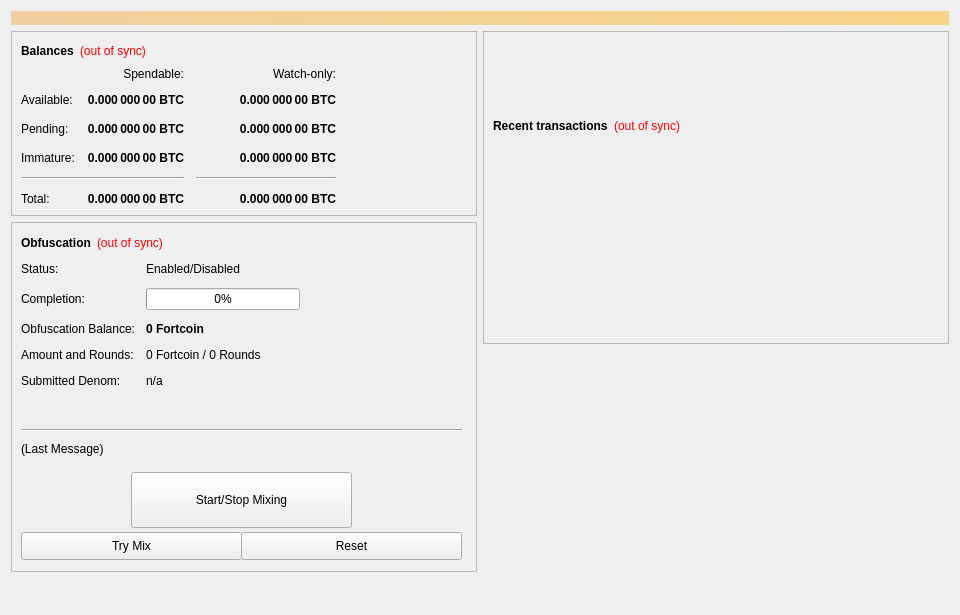
<?xml version="1.0" encoding="UTF-8"?>
<ui version="4.0">
 <class>OverviewPage</class>
 <widget class="QWidget" name="OverviewPage">
  <property name="geometry">
   <rect>
    <x>0</x>
    <y>0</y>
    <width>960</width>
    <height>615</height>
   </rect>
  </property>
  <property name="minimumSize">
   <size>
    <width>960</width>
    <height>0</height>
   </size>
  </property>
  <property name="windowTitle">
   <string>Form</string>
  </property>
  <layout class="QVBoxLayout" name="topLayout">
   <item>
    <widget class="QLabel" name="labelAlerts">
     <property name="visible">
      <bool>false</bool>
     </property>
     <property name="styleSheet">
      <string notr="true">background-color: qlineargradient(x1: 0, y1: 0, x2: 1, y2: 0, stop:0 #F0D0A0, stop:1 #F8D488); color:#000000;</string>
     </property>
     <property name="wordWrap">
      <bool>true</bool>
     </property>
     <property name="margin">
      <number>3</number>
     </property>
    </widget>
   </item>
   <item>
    <layout class="QHBoxLayout" name="horizontalLayout" stretch="1,1">
     <item>
      <layout class="QVBoxLayout" name="verticalLayout_2">
       <item>
        <widget class="QFrame" name="frame">
         <property name="frameShape">
          <enum>QFrame::StyledPanel</enum>
         </property>
         <property name="frameShadow">
          <enum>QFrame::Raised</enum>
         </property>
         <layout class="QVBoxLayout" name="verticalLayout_4">
          <item>
           <layout class="QHBoxLayout" name="horizontalLayout_4">
            <item>
             <widget class="QLabel" name="label_5">
              <property name="font">
               <font>
                <weight>75</weight>
                <bold>true</bold>
               </font>
              </property>
              <property name="text">
               <string>Balances</string>
              </property>
             </widget>
            </item>
            <item>
             <widget class="QLabel" name="labelWalletStatus">
              <property name="cursor">
               <cursorShape>WhatsThisCursor</cursorShape>
              </property>
              <property name="toolTip">
               <string>The displayed information may be out of date. Your wallet automatically synchronizes with the FORT network after a connection is established, but this process has not completed yet.</string>
              </property>
              <property name="styleSheet">
               <string notr="true">QLabel { color: red; }</string>
              </property>
              <property name="text">
               <string notr="true">(out of sync)</string>
              </property>
              <property name="alignment">
               <set>Qt::AlignLeading|Qt::AlignLeft|Qt::AlignVCenter</set>
              </property>
             </widget>
            </item>
            <item>
             <spacer name="horizontalSpacer_3">
              <property name="orientation">
               <enum>Qt::Horizontal</enum>
              </property>
              <property name="sizeHint" stdset="0">
               <size>
                <width>40</width>
                <height>20</height>
               </size>
              </property>
             </spacer>
            </item>
           </layout>
          </item>
          <item>
           <layout class="QGridLayout" name="gridLayout">
            <property name="spacing">
             <number>12</number>
            </property>
            <item row="2" column="2">
             <widget class="QLabel" name="labelWatchPending">
              <property name="font">
               <font>
                <weight>75</weight>
                <bold>true</bold>
               </font>
              </property>
              <property name="cursor">
               <cursorShape>IBeamCursor</cursorShape>
              </property>
              <property name="toolTip">
               <string>Unconfirmed transactions to watch-only addresses</string>
              </property>
              <property name="text">
               <string notr="true">0.000 000 00 BTC</string>
              </property>
              <property name="alignment">
               <set>Qt::AlignRight|Qt::AlignTrailing|Qt::AlignVCenter</set>
              </property>
              <property name="textInteractionFlags">
               <set>Qt::LinksAccessibleByMouse|Qt::TextSelectableByKeyboard|Qt::TextSelectableByMouse</set>
              </property>
             </widget>
            </item>
            <item row="2" column="1">
             <widget class="QLabel" name="labelUnconfirmed">
              <property name="font">
               <font>
                <weight>75</weight>
                <bold>true</bold>
               </font>
              </property>
              <property name="cursor">
               <cursorShape>IBeamCursor</cursorShape>
              </property>
              <property name="toolTip">
               <string>Total of transactions that have yet to be confirmed, and do not yet count toward the spendable balance</string>
              </property>
              <property name="text">
               <string notr="true">0.000 000 00 BTC</string>
              </property>
              <property name="alignment">
               <set>Qt::AlignRight|Qt::AlignTrailing|Qt::AlignVCenter</set>
              </property>
              <property name="textInteractionFlags">
               <set>Qt::LinksAccessibleByMouse|Qt::TextSelectableByKeyboard|Qt::TextSelectableByMouse</set>
              </property>
             </widget>
            </item>
            <item row="3" column="2">
             <widget class="QLabel" name="labelWatchImmature">
              <property name="font">
               <font>
                <weight>75</weight>
                <bold>true</bold>
               </font>
              </property>
              <property name="cursor">
               <cursorShape>IBeamCursor</cursorShape>
              </property>
              <property name="toolTip">
               <string>Staked or masternode rewards in watch-only addresses that has not yet matured</string>
              </property>
              <property name="text">
               <string notr="true">0.000 000 00 BTC</string>
              </property>
              <property name="alignment">
               <set>Qt::AlignRight|Qt::AlignTrailing|Qt::AlignVCenter</set>
              </property>
              <property name="textInteractionFlags">
               <set>Qt::LinksAccessibleByMouse|Qt::TextSelectableByKeyboard|Qt::TextSelectableByMouse</set>
              </property>
             </widget>
            </item>
            <item row="4" column="0" colspan="2">
             <widget class="Line" name="lineSpendableBalance">
              <property name="orientation">
               <enum>Qt::Horizontal</enum>
              </property>
             </widget>
            </item>
            <item row="4" column="2">
             <widget class="Line" name="lineWatchBalance">
              <property name="sizePolicy">
               <sizepolicy hsizetype="Preferred" vsizetype="Fixed">
                <horstretch>0</horstretch>
                <verstretch>0</verstretch>
               </sizepolicy>
              </property>
              <property name="minimumSize">
               <size>
                <width>140</width>
                <height>0</height>
               </size>
              </property>
              <property name="orientation">
               <enum>Qt::Horizontal</enum>
              </property>
             </widget>
            </item>
            <item row="5" column="0">
             <widget class="QLabel" name="labelTotalText">
              <property name="text">
               <string>Total:</string>
              </property>
             </widget>
            </item>
            <item row="3" column="1">
             <widget class="QLabel" name="labelImmature">
              <property name="font">
               <font>
                <weight>75</weight>
                <bold>true</bold>
               </font>
              </property>
              <property name="cursor">
               <cursorShape>IBeamCursor</cursorShape>
              </property>
              <property name="toolTip">
               <string>Staked or masternode rewards that has not yet matured</string>
              </property>
              <property name="text">
               <string notr="true">0.000 000 00 BTC</string>
              </property>
              <property name="alignment">
               <set>Qt::AlignRight|Qt::AlignTrailing|Qt::AlignVCenter</set>
              </property>
              <property name="textInteractionFlags">
               <set>Qt::LinksAccessibleByMouse|Qt::TextSelectableByKeyboard|Qt::TextSelectableByMouse</set>
              </property>
             </widget>
            </item>
            <item row="2" column="3">
             <spacer name="horizontalSpacer_2">
              <property name="orientation">
               <enum>Qt::Horizontal</enum>
              </property>
              <property name="sizeHint" stdset="0">
               <size>
                <width>40</width>
                <height>20</height>
               </size>
              </property>
             </spacer>
            </item>
            <item row="3" column="0">
             <widget class="QLabel" name="labelImmatureText">
              <property name="text">
               <string>Immature:</string>
              </property>
             </widget>
            </item>
            <item row="5" column="1">
             <widget class="QLabel" name="labelTotal">
              <property name="font">
               <font>
                <weight>75</weight>
                <bold>true</bold>
               </font>
              </property>
              <property name="cursor">
               <cursorShape>IBeamCursor</cursorShape>
              </property>
              <property name="toolTip">
               <string>Your current total balance</string>
              </property>
              <property name="text">
               <string notr="true">0.000 000 00 BTC</string>
              </property>
              <property name="alignment">
               <set>Qt::AlignRight|Qt::AlignTrailing|Qt::AlignVCenter</set>
              </property>
              <property name="textInteractionFlags">
               <set>Qt::LinksAccessibleByMouse|Qt::TextSelectableByKeyboard|Qt::TextSelectableByMouse</set>
              </property>
             </widget>
            </item>
            <item row="5" column="2">
             <widget class="QLabel" name="labelWatchTotal">
              <property name="font">
               <font>
                <weight>75</weight>
                <bold>true</bold>
               </font>
              </property>
              <property name="cursor">
               <cursorShape>IBeamCursor</cursorShape>
              </property>
              <property name="toolTip">
               <string>Current total balance in watch-only addresses</string>
              </property>
              <property name="text">
               <string notr="true">0.000 000 00 BTC</string>
              </property>
              <property name="alignment">
               <set>Qt::AlignRight|Qt::AlignTrailing|Qt::AlignVCenter</set>
              </property>
              <property name="textInteractionFlags">
               <set>Qt::LinksAccessibleByMouse|Qt::TextSelectableByKeyboard|Qt::TextSelectableByMouse</set>
              </property>
             </widget>
            </item>
            <item row="0" column="2">
             <widget class="QLabel" name="labelWatchonly">
              <property name="text">
               <string>Watch-only:</string>
              </property>
              <property name="alignment">
               <set>Qt::AlignRight|Qt::AlignTrailing|Qt::AlignVCenter</set>
              </property>
             </widget>
            </item>
            <item row="1" column="0">
             <widget class="QLabel" name="labelBalanceText">
              <property name="text">
               <string>Available:</string>
              </property>
             </widget>
            </item>
            <item row="1" column="1">
             <widget class="QLabel" name="labelBalance">
              <property name="font">
               <font>
                <weight>75</weight>
                <bold>true</bold>
               </font>
              </property>
              <property name="cursor">
               <cursorShape>IBeamCursor</cursorShape>
              </property>
              <property name="toolTip">
               <string>Your current spendable balance</string>
              </property>
              <property name="text">
               <string notr="true">0.000 000 00 BTC</string>
              </property>
              <property name="alignment">
               <set>Qt::AlignRight|Qt::AlignTrailing|Qt::AlignVCenter</set>
              </property>
              <property name="textInteractionFlags">
               <set>Qt::LinksAccessibleByMouse|Qt::TextSelectableByKeyboard|Qt::TextSelectableByMouse</set>
              </property>
             </widget>
            </item>
            <item row="1" column="2">
             <widget class="QLabel" name="labelWatchAvailable">
              <property name="font">
               <font>
                <weight>75</weight>
                <bold>true</bold>
               </font>
              </property>
              <property name="cursor">
               <cursorShape>IBeamCursor</cursorShape>
              </property>
              <property name="toolTip">
               <string>Your current balance in watch-only addresses</string>
              </property>
              <property name="text">
               <string notr="true">0.000 000 00 BTC</string>
              </property>
              <property name="alignment">
               <set>Qt::AlignRight|Qt::AlignTrailing|Qt::AlignVCenter</set>
              </property>
              <property name="textInteractionFlags">
               <set>Qt::LinksAccessibleByMouse|Qt::TextSelectableByKeyboard|Qt::TextSelectableByMouse</set>
              </property>
             </widget>
            </item>
            <item row="2" column="0">
             <widget class="QLabel" name="labelPendingText">
              <property name="text">
               <string>Pending:</string>
              </property>
             </widget>
            </item>
            <item row="0" column="1">
             <widget class="QLabel" name="labelSpendable">
              <property name="text">
               <string>Spendable:</string>
              </property>
              <property name="alignment">
               <set>Qt::AlignRight|Qt::AlignTrailing|Qt::AlignVCenter</set>
              </property>
             </widget>
            </item>
           </layout>
          </item>
         </layout>
        </widget>
       </item>
       <item>
        <widget class="QFrame" name="frameObfuscation">
         <property name="minimumSize">
          <size>
           <width>0</width>
           <height>350</height>
          </size>
         </property>
         <property name="layoutDirection">
          <enum>Qt::LeftToRight</enum>
         </property>
         <property name="frameShape">
          <enum>QFrame::StyledPanel</enum>
         </property>
         <property name="frameShadow">
          <enum>QFrame::Raised</enum>
         </property>
         <widget class="QWidget" name="formLayoutWidget">
          <property name="geometry">
           <rect>
            <x>10</x>
            <y>40</y>
            <width>451</width>
            <height>161</height>
           </rect>
          </property>
          <layout class="QFormLayout" name="formLayout">
           <property name="fieldGrowthPolicy">
            <enum>QFormLayout::AllNonFixedFieldsGrow</enum>
           </property>
           <property name="horizontalSpacing">
            <number>11</number>
           </property>
           <property name="verticalSpacing">
            <number>12</number>
           </property>
           <item row="0" column="0">
            <widget class="QLabel" name="label_6">
             <property name="text">
              <string>Status:</string>
             </property>
            </widget>
           </item>
           <item row="1" column="0">
            <widget class="QLabel" name="label_7">
             <property name="text">
              <string>Completion:</string>
             </property>
            </widget>
           </item>
           <item row="1" column="1">
            <widget class="QProgressBar" name="obfuscationProgress">
             <property name="maximumSize">
              <size>
               <width>154</width>
               <height>16777215</height>
              </size>
             </property>
             <property name="value">
              <number>0</number>
             </property>
            </widget>
           </item>
           <item row="2" column="0">
            <widget class="QLabel" name="labelAnonymizedText">
             <property name="text">
              <string>Obfuscation Balance:</string>
             </property>
            </widget>
           </item>
           <item row="2" column="1">
            <widget class="QLabel" name="labelAnonymized">
             <property name="font">
              <font>
               <weight>75</weight>
               <bold>true</bold>
              </font>
             </property>
             <property name="text">
              <string notr="true">0 Fortcoin</string>
             </property>
            </widget>
           </item>
           <item row="3" column="0">
            <widget class="QLabel" name="label_8">
             <property name="text">
              <string>Amount and Rounds:</string>
             </property>
            </widget>
           </item>
           <item row="3" column="1">
            <widget class="QLabel" name="labelAmountRounds">
             <property name="text">
              <string>0 Fortcoin / 0 Rounds</string>
             </property>
            </widget>
           </item>
           <item row="4" column="0">
            <widget class="QLabel" name="label_9">
             <property name="text">
              <string>Submitted Denom:</string>
             </property>
            </widget>
           </item>
           <item row="4" column="1">
            <widget class="QLabel" name="labelSubmittedDenom">
             <property name="toolTip">
              <string>The denominations you submitted to the Masternode.&lt;br&gt;To mix, other users must submit the exact same denominations.</string>
             </property>
             <property name="text">
              <string>n/a</string>
             </property>
            </widget>
           </item>
           <item row="0" column="1">
            <widget class="QLabel" name="obfuscationEnabled">
             <property name="text">
              <string>Enabled/Disabled</string>
             </property>
            </widget>
           </item>
          </layout>
         </widget>
         <widget class="QPushButton" name="runAutoDenom">
          <property name="geometry">
           <rect>
            <x>251</x>
            <y>17</y>
            <width>1</width>
            <height>1</height>
           </rect>
          </property>
          <property name="palette">
           <palette>
            <active>
             <colorrole role="WindowText">
              <brush brushstyle="SolidPattern">
               <color alpha="255">
                <red>0</red>
                <green>0</green>
                <blue>0</blue>
               </color>
              </brush>
             </colorrole>
             <colorrole role="Button">
              <brush brushstyle="SolidPattern">
               <color alpha="255">
                <red>239</red>
                <green>238</green>
                <blue>238</blue>
               </color>
              </brush>
             </colorrole>
             <colorrole role="Light">
              <brush brushstyle="SolidPattern">
               <color alpha="255">
                <red>255</red>
                <green>255</green>
                <blue>255</blue>
               </color>
              </brush>
             </colorrole>
             <colorrole role="Midlight">
              <brush brushstyle="SolidPattern">
               <color alpha="255">
                <red>247</red>
                <green>246</green>
                <blue>246</blue>
               </color>
              </brush>
             </colorrole>
             <colorrole role="Dark">
              <brush brushstyle="SolidPattern">
               <color alpha="255">
                <red>119</red>
                <green>119</green>
                <blue>119</blue>
               </color>
              </brush>
             </colorrole>
             <colorrole role="Mid">
              <brush brushstyle="SolidPattern">
               <color alpha="255">
                <red>159</red>
                <green>159</green>
                <blue>159</blue>
               </color>
              </brush>
             </colorrole>
             <colorrole role="Text">
              <brush brushstyle="SolidPattern">
               <color alpha="255">
                <red>0</red>
                <green>0</green>
                <blue>0</blue>
               </color>
              </brush>
             </colorrole>
             <colorrole role="BrightText">
              <brush brushstyle="SolidPattern">
               <color alpha="255">
                <red>255</red>
                <green>255</green>
                <blue>255</blue>
               </color>
              </brush>
             </colorrole>
             <colorrole role="ButtonText">
              <brush brushstyle="SolidPattern">
               <color alpha="255">
                <red>0</red>
                <green>0</green>
                <blue>0</blue>
               </color>
              </brush>
             </colorrole>
             <colorrole role="Base">
              <brush brushstyle="SolidPattern">
               <color alpha="255">
                <red>255</red>
                <green>255</green>
                <blue>255</blue>
               </color>
              </brush>
             </colorrole>
             <colorrole role="Window">
              <brush brushstyle="SolidPattern">
               <color alpha="255">
                <red>239</red>
                <green>238</green>
                <blue>238</blue>
               </color>
              </brush>
             </colorrole>
             <colorrole role="Shadow">
              <brush brushstyle="SolidPattern">
               <color alpha="255">
                <red>0</red>
                <green>0</green>
                <blue>0</blue>
               </color>
              </brush>
             </colorrole>
             <colorrole role="AlternateBase">
              <brush brushstyle="SolidPattern">
               <color alpha="255">
                <red>247</red>
                <green>246</green>
                <blue>246</blue>
               </color>
              </brush>
             </colorrole>
             <colorrole role="ToolTipBase">
              <brush brushstyle="SolidPattern">
               <color alpha="255">
                <red>255</red>
                <green>255</green>
                <blue>220</blue>
               </color>
              </brush>
             </colorrole>
             <colorrole role="ToolTipText">
              <brush brushstyle="SolidPattern">
               <color alpha="255">
                <red>0</red>
                <green>0</green>
                <blue>0</blue>
               </color>
              </brush>
             </colorrole>
            </active>
            <inactive>
             <colorrole role="WindowText">
              <brush brushstyle="SolidPattern">
               <color alpha="255">
                <red>0</red>
                <green>0</green>
                <blue>0</blue>
               </color>
              </brush>
             </colorrole>
             <colorrole role="Button">
              <brush brushstyle="SolidPattern">
               <color alpha="255">
                <red>239</red>
                <green>238</green>
                <blue>238</blue>
               </color>
              </brush>
             </colorrole>
             <colorrole role="Light">
              <brush brushstyle="SolidPattern">
               <color alpha="255">
                <red>255</red>
                <green>255</green>
                <blue>255</blue>
               </color>
              </brush>
             </colorrole>
             <colorrole role="Midlight">
              <brush brushstyle="SolidPattern">
               <color alpha="255">
                <red>247</red>
                <green>246</green>
                <blue>246</blue>
               </color>
              </brush>
             </colorrole>
             <colorrole role="Dark">
              <brush brushstyle="SolidPattern">
               <color alpha="255">
                <red>119</red>
                <green>119</green>
                <blue>119</blue>
               </color>
              </brush>
             </colorrole>
             <colorrole role="Mid">
              <brush brushstyle="SolidPattern">
               <color alpha="255">
                <red>159</red>
                <green>159</green>
                <blue>159</blue>
               </color>
              </brush>
             </colorrole>
             <colorrole role="Text">
              <brush brushstyle="SolidPattern">
               <color alpha="255">
                <red>0</red>
                <green>0</green>
                <blue>0</blue>
               </color>
              </brush>
             </colorrole>
             <colorrole role="BrightText">
              <brush brushstyle="SolidPattern">
               <color alpha="255">
                <red>255</red>
                <green>255</green>
                <blue>255</blue>
               </color>
              </brush>
             </colorrole>
             <colorrole role="ButtonText">
              <brush brushstyle="SolidPattern">
               <color alpha="255">
                <red>0</red>
                <green>0</green>
                <blue>0</blue>
               </color>
              </brush>
             </colorrole>
             <colorrole role="Base">
              <brush brushstyle="SolidPattern">
               <color alpha="255">
                <red>255</red>
                <green>255</green>
                <blue>255</blue>
               </color>
              </brush>
             </colorrole>
             <colorrole role="Window">
              <brush brushstyle="SolidPattern">
               <color alpha="255">
                <red>239</red>
                <green>238</green>
                <blue>238</blue>
               </color>
              </brush>
             </colorrole>
             <colorrole role="Shadow">
              <brush brushstyle="SolidPattern">
               <color alpha="255">
                <red>0</red>
                <green>0</green>
                <blue>0</blue>
               </color>
              </brush>
             </colorrole>
             <colorrole role="AlternateBase">
              <brush brushstyle="SolidPattern">
               <color alpha="255">
                <red>247</red>
                <green>246</green>
                <blue>246</blue>
               </color>
              </brush>
             </colorrole>
             <colorrole role="ToolTipBase">
              <brush brushstyle="SolidPattern">
               <color alpha="255">
                <red>255</red>
                <green>255</green>
                <blue>220</blue>
               </color>
              </brush>
             </colorrole>
             <colorrole role="ToolTipText">
              <brush brushstyle="SolidPattern">
               <color alpha="255">
                <red>0</red>
                <green>0</green>
                <blue>0</blue>
               </color>
              </brush>
             </colorrole>
            </inactive>
            <disabled>
             <colorrole role="WindowText">
              <brush brushstyle="SolidPattern">
               <color alpha="255">
                <red>119</red>
                <green>119</green>
                <blue>119</blue>
               </color>
              </brush>
             </colorrole>
             <colorrole role="Button">
              <brush brushstyle="SolidPattern">
               <color alpha="255">
                <red>239</red>
                <green>238</green>
                <blue>238</blue>
               </color>
              </brush>
             </colorrole>
             <colorrole role="Light">
              <brush brushstyle="SolidPattern">
               <color alpha="255">
                <red>255</red>
                <green>255</green>
                <blue>255</blue>
               </color>
              </brush>
             </colorrole>
             <colorrole role="Midlight">
              <brush brushstyle="SolidPattern">
               <color alpha="255">
                <red>247</red>
                <green>246</green>
                <blue>246</blue>
               </color>
              </brush>
             </colorrole>
             <colorrole role="Dark">
              <brush brushstyle="SolidPattern">
               <color alpha="255">
                <red>119</red>
                <green>119</green>
                <blue>119</blue>
               </color>
              </brush>
             </colorrole>
             <colorrole role="Mid">
              <brush brushstyle="SolidPattern">
               <color alpha="255">
                <red>159</red>
                <green>159</green>
                <blue>159</blue>
               </color>
              </brush>
             </colorrole>
             <colorrole role="Text">
              <brush brushstyle="SolidPattern">
               <color alpha="255">
                <red>119</red>
                <green>119</green>
                <blue>119</blue>
               </color>
              </brush>
             </colorrole>
             <colorrole role="BrightText">
              <brush brushstyle="SolidPattern">
               <color alpha="255">
                <red>255</red>
                <green>255</green>
                <blue>255</blue>
               </color>
              </brush>
             </colorrole>
             <colorrole role="ButtonText">
              <brush brushstyle="SolidPattern">
               <color alpha="255">
                <red>119</red>
                <green>119</green>
                <blue>119</blue>
               </color>
              </brush>
             </colorrole>
             <colorrole role="Base">
              <brush brushstyle="SolidPattern">
               <color alpha="255">
                <red>239</red>
                <green>238</green>
                <blue>238</blue>
               </color>
              </brush>
             </colorrole>
             <colorrole role="Window">
              <brush brushstyle="SolidPattern">
               <color alpha="255">
                <red>239</red>
                <green>238</green>
                <blue>238</blue>
               </color>
              </brush>
             </colorrole>
             <colorrole role="Shadow">
              <brush brushstyle="SolidPattern">
               <color alpha="255">
                <red>0</red>
                <green>0</green>
                <blue>0</blue>
               </color>
              </brush>
             </colorrole>
             <colorrole role="AlternateBase">
              <brush brushstyle="SolidPattern">
               <color alpha="255">
                <red>239</red>
                <green>238</green>
                <blue>238</blue>
               </color>
              </brush>
             </colorrole>
             <colorrole role="ToolTipBase">
              <brush brushstyle="SolidPattern">
               <color alpha="255">
                <red>255</red>
                <green>255</green>
                <blue>220</blue>
               </color>
              </brush>
             </colorrole>
             <colorrole role="ToolTipText">
              <brush brushstyle="SolidPattern">
               <color alpha="255">
                <red>0</red>
                <green>0</green>
                <blue>0</blue>
               </color>
              </brush>
             </colorrole>
            </disabled>
           </palette>
          </property>
          <property name="focusPolicy">
           <enum>Qt::NoFocus</enum>
          </property>
          <property name="autoFillBackground">
           <bool>true</bool>
          </property>
          <property name="text">
           <string/>
          </property>
          <property name="flat">
           <bool>true</bool>
          </property>
         </widget>
         <widget class="QPushButton" name="toggleObfuscation">
          <property name="geometry">
           <rect>
            <x>120</x>
            <y>250</y>
            <width>221</width>
            <height>56</height>
           </rect>
          </property>
          <property name="sizePolicy">
           <sizepolicy hsizetype="MinimumExpanding" vsizetype="Fixed">
            <horstretch>0</horstretch>
            <verstretch>0</verstretch>
           </sizepolicy>
          </property>
          <property name="text">
           <string>Start/Stop Mixing</string>
          </property>
         </widget>
         <widget class="Line" name="lineLastMessage">
          <property name="geometry">
           <rect>
            <x>10</x>
            <y>200</y>
            <width>441</width>
            <height>16</height>
           </rect>
          </property>
          <property name="orientation">
           <enum>Qt::Horizontal</enum>
          </property>
         </widget>
         <widget class="QLabel" name="obfuscationStatus">
          <property name="geometry">
           <rect>
            <x>10</x>
            <y>220</y>
            <width>451</width>
            <height>61</height>
           </rect>
          </property>
          <property name="minimumSize">
           <size>
            <width>288</width>
            <height>43</height>
           </size>
          </property>
          <property name="text">
           <string>(Last Message)</string>
          </property>
          <property name="alignment">
           <set>Qt::AlignLeading|Qt::AlignLeft|Qt::AlignTop</set>
          </property>
          <property name="wordWrap">
           <bool>true</bool>
          </property>
         </widget>
         <widget class="QPushButton" name="obfuscationAuto">
          <property name="geometry">
           <rect>
            <x>10</x>
            <y>310</y>
            <width>221</width>
            <height>28</height>
           </rect>
          </property>
          <property name="sizePolicy">
           <sizepolicy hsizetype="MinimumExpanding" vsizetype="Fixed">
            <horstretch>0</horstretch>
            <verstretch>0</verstretch>
           </sizepolicy>
          </property>
          <property name="toolTip">
           <string>Try to manually submit a Obfuscation request.</string>
          </property>
          <property name="text">
           <string>Try Mix</string>
          </property>
         </widget>
         <widget class="QPushButton" name="obfuscationReset">
          <property name="geometry">
           <rect>
            <x>230</x>
            <y>310</y>
            <width>221</width>
            <height>28</height>
           </rect>
          </property>
          <property name="sizePolicy">
           <sizepolicy hsizetype="MinimumExpanding" vsizetype="Fixed">
            <horstretch>0</horstretch>
            <verstretch>0</verstretch>
           </sizepolicy>
          </property>
          <property name="toolTip">
           <string>Reset the current status of Obfuscation (can interrupt Obfuscation if it's in the process of Mixing, which can cost you money!)</string>
          </property>
          <property name="autoFillBackground">
           <bool>false</bool>
          </property>
          <property name="text">
           <string>Reset</string>
          </property>
         </widget>
         <widget class="QWidget" name="layoutWidget">
          <property name="geometry">
           <rect>
            <x>10</x>
            <y>10</y>
            <width>431</width>
            <height>22</height>
           </rect>
          </property>
          <layout class="QHBoxLayout" name="horizontalLayout_5">
           <item>
            <widget class="QLabel" name="label_2">
             <property name="font">
              <font>
               <weight>75</weight>
               <bold>true</bold>
              </font>
             </property>
             <property name="text">
              <string>Obfuscation</string>
             </property>
            </widget>
           </item>
           <item>
            <widget class="QLabel" name="labelObfuscationSyncStatus">
             <property name="toolTip">
              <string>The displayed information may be out of date. Your wallet automatically synchronizes with the FORT network after a connection is established, but this process has not completed yet.</string>
             </property>
             <property name="styleSheet">
              <string notr="true">QLabel { color: red; }</string>
             </property>
             <property name="text">
              <string notr="true">(out of sync)</string>
             </property>
             <property name="alignment">
              <set>Qt::AlignLeading|Qt::AlignLeft|Qt::AlignVCenter</set>
             </property>
            </widget>
           </item>
           <item>
            <spacer name="horizontalSpacer_4">
             <property name="orientation">
              <enum>Qt::Horizontal</enum>
             </property>
             <property name="sizeHint" stdset="0">
              <size>
               <width>40</width>
               <height>20</height>
              </size>
             </property>
            </spacer>
           </item>
          </layout>
         </widget>
        </widget>
       </item>
       <item>
        <spacer name="verticalSpacer">
         <property name="orientation">
          <enum>Qt::Vertical</enum>
         </property>
         <property name="sizeHint" stdset="0">
          <size>
           <width>20</width>
           <height>40</height>
          </size>
         </property>
        </spacer>
       </item>
      </layout>
     </item>
     <item>
      <layout class="QVBoxLayout" name="verticalLayout_3">
       <item>
        <widget class="QFrame" name="frame_2">
         <property name="frameShape">
          <enum>QFrame::StyledPanel</enum>
         </property>
         <property name="frameShadow">
          <enum>QFrame::Raised</enum>
         </property>
         <layout class="QVBoxLayout" name="verticalLayout">
          <item>
           <spacer name="verticalSpacer_3">
            <property name="orientation">
             <enum>Qt::Vertical</enum>
            </property>
            <property name="sizeType">
             <enum>QSizePolicy::Fixed</enum>
            </property>
            <property name="sizeHint" stdset="0">
             <size>
              <width>20</width>
              <height>75</height>
             </size>
            </property>
           </spacer>
          </item>
          <item>
           <layout class="QHBoxLayout" name="horizontalLayout_2">
            <item>
             <widget class="QLabel" name="label_4">
              <property name="font">
               <font>
                <weight>75</weight>
                <bold>true</bold>
               </font>
              </property>
              <property name="text">
               <string>Recent transactions</string>
              </property>
             </widget>
            </item>
            <item>
             <widget class="QLabel" name="labelTransactionsStatus">
              <property name="cursor">
               <cursorShape>WhatsThisCursor</cursorShape>
              </property>
              <property name="toolTip">
               <string>The displayed information may be out of date. Your wallet automatically synchronizes with the FORT network after a connection is established, but this process has not completed yet.</string>
              </property>
              <property name="styleSheet">
               <string notr="true">QLabel { color: red; }</string>
              </property>
              <property name="text">
               <string notr="true">(out of sync)</string>
              </property>
              <property name="alignment">
               <set>Qt::AlignRight|Qt::AlignTrailing|Qt::AlignVCenter</set>
              </property>
             </widget>
            </item>
            <item>
             <spacer name="horizontalSpacer">
              <property name="orientation">
               <enum>Qt::Horizontal</enum>
              </property>
              <property name="sizeHint" stdset="0">
               <size>
                <width>40</width>
                <height>20</height>
               </size>
              </property>
             </spacer>
            </item>
           </layout>
          </item>
          <item>
           <widget class="QListView" name="listTransactions">
            <property name="styleSheet">
             <string notr="true">QListView { background: transparent; }</string>
            </property>
            <property name="frameShape">
             <enum>QFrame::NoFrame</enum>
            </property>
            <property name="verticalScrollBarPolicy">
             <enum>Qt::ScrollBarAlwaysOff</enum>
            </property>
            <property name="horizontalScrollBarPolicy">
             <enum>Qt::ScrollBarAlwaysOff</enum>
            </property>
            <property name="selectionMode">
             <enum>QAbstractItemView::NoSelection</enum>
            </property>
           </widget>
          </item>
         </layout>
        </widget>
       </item>
       <item>
        <spacer name="verticalSpacer_2">
         <property name="orientation">
          <enum>Qt::Vertical</enum>
         </property>
         <property name="sizeType">
          <enum>QSizePolicy::Expanding</enum>
         </property>
         <property name="sizeHint" stdset="0">
          <size>
           <width>20</width>
           <height>40</height>
          </size>
         </property>
        </spacer>
       </item>
      </layout>
     </item>
    </layout>
   </item>
  </layout>
 </widget>
 <resources/>
 <connections/>
</ui>
